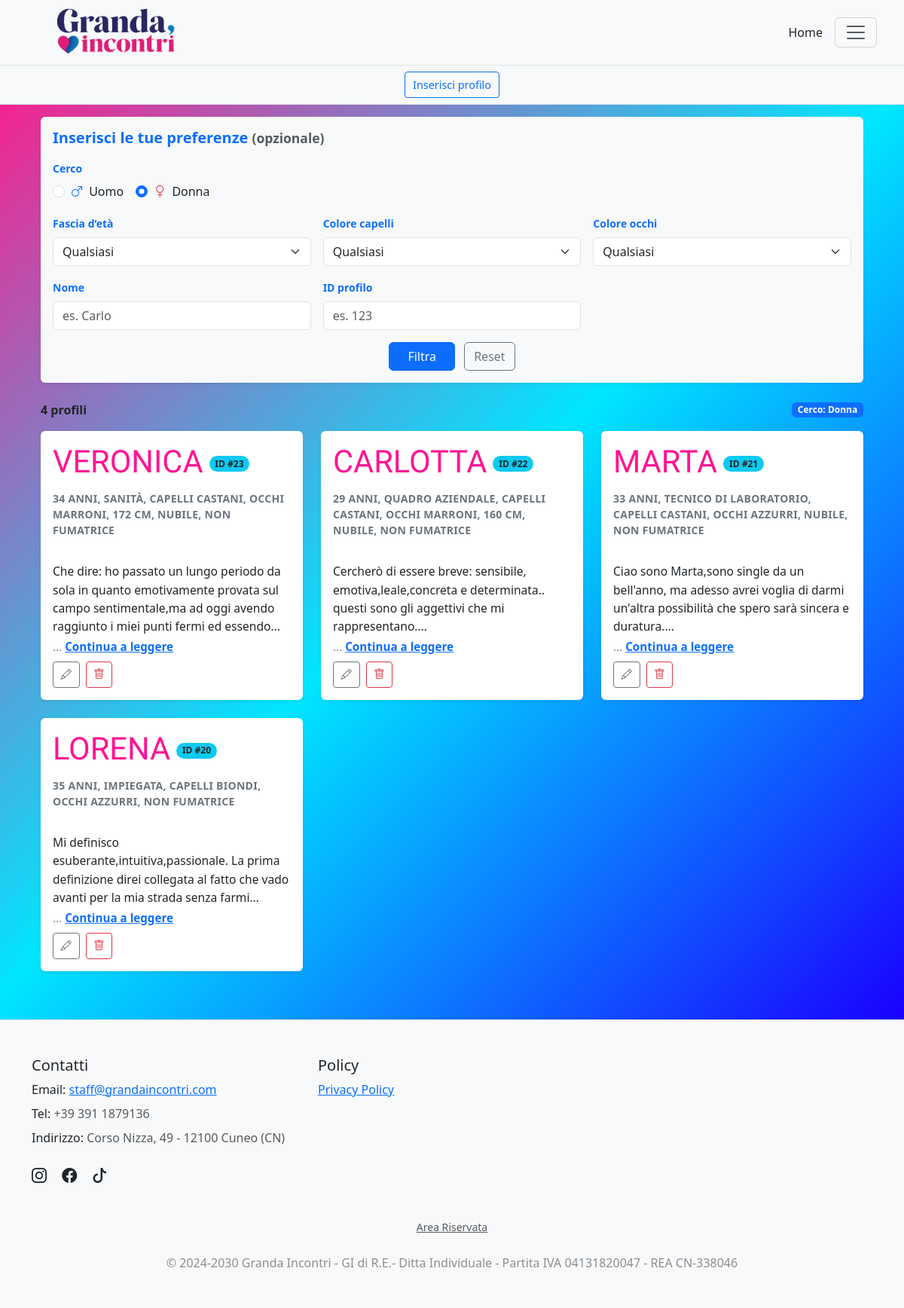
Page /annunci?gender=female (signed in) on the committed database.
### tables this page shows
CREATE TABLE "profiles" (
	"id"	INTEGER NOT NULL,
	"first_name"	TEXT NOT NULL,
	"last_name"	TEXT,
	"gender"	TEXT NOT NULL,
	"birth_year"	INTEGER,
	"city"	TEXT,
	"occupation"	TEXT,
	"eyes_color"	TEXT,
	"hair_color"	TEXT,
	"height_cm"	INTEGER,
	"smoker"	INTEGER,
	"bio"	TEXT NOT NULL,
	"is_active"	INTEGER NOT NULL,
	"created_at"	TEXT,
	"weight_kg"	INTEGER,
	"marital_status"	TEXT,
	PRIMARY KEY("id" AUTOINCREMENT)
);

### app.py (the view)
@app.route("/annunci")
def annunci():
    gender_in  = (request.args.get("gender") or "").strip().lower() or None
    age_range  = (request.args.get("age_range") or "").strip() or None
    hair_color = (request.args.get("hair_color") or "").strip().lower() or None
    eyes_color = (request.args.get("eyes_color") or "").strip().lower() or None
    name_q = None
    id_q = None
    if session.get("is_authenticated"):
        name_q = (request.args.get("name") or "").strip().lower() or None
        raw = (request.args.get("id") or "").strip()  # niente lower()
        id_q = int(raw) if raw.isdigit() else None
    gender = _norm_gender_val(gender_in)
    all_profiles = get_published_profiles_with_status()
    listObjProfiles = [
        p for p in all_profiles
        if _profile_matches_filters(p, gender, age_range, hair_color, eyes_color, name_q, id_q)
    ]
    def cap(val: str | None) -> str:
        s = (val or "").strip()
        return (s[:1].upper() + s[1:].lower()) if s else ""
    listObjProfiles = [
        {
            **p,
            "first_name": cap(p.get("first_name")),
            "last_name":  cap(p.get("last_name")),
        }
        for p in listObjProfiles
    ]
    profile_to_edit = None
    to_edit = False
    profile_id = request.args.get("profile_id")
    if profile_id and session.get("is_authenticated"):
        row = profiles_dao.get_profile_by_id(int(profile_id))
        if row is not None:
            d = {k: row[k] for k in row.keys()}
            profile_to_edit = SimpleNamespace(**d)
            to_edit = True
    return render_template(
        "annunci.html",
        listObjProfiles=listObjProfiles,
        profile_to_edit=profile_to_edit,
        to_edit=to_edit,
        current_year=datetime.date.today().year
    )

### app.py (called while the page is built)
def get_published_profiles_with_status():
    rows = profiles_dao.get_all_profiles()
    def is_published(val):
        if val is None:
            return True
        if isinstance(val, (int, bool)):
            return bool(val)
        return str(val).strip().lower() not in ("0", "false", "no", "n")
    list_profiles = []
    for r in rows:
        keys = r.keys() if hasattr(r, "keys") else r.keys()
        val = r["is_active"] if ("is_active" in keys) else None
        if is_published(val):
            profile = {k: r[k] for k in keys}
            profile["is_online"] = random.choice([True, False])
            list_profiles.append(profile)
    return list_profiles

@app.context_processor
def inject_current_user():
    class CurrentUserStub:
        def __init__(self, is_auth, role="admin"):
            self.is_authenticated = is_auth
            self.role = role
    return dict(current_user=CurrentUserStub(session.get("is_authenticated", False)))

def _norm_gender_val(val) -> str | None:
    v = (val or "").strip().lower()
    return _GENDER_MAP.get(v)

### profiles_dao.py (called while the page is built)
def _conn() -> sqlite3.Connection:
    conn = sqlite3.connect(DB_PATH)
    conn.row_factory = sqlite3.Row
    with closing(conn.cursor()) as cur:
        cur.execute("PRAGMA foreign_keys = ON;")
    return conn

def _rows_to_dicts(rows: Iterable[sqlite3.Row]) -> List[dict]:
    return [dict(r) for r in rows]

def get_all_profiles() -> List[Profile]:
    sql = """
        SELECT *
        FROM profiles
        ORDER BY
          CASE WHEN created_at IS NULL OR created_at = '' THEN 1 ELSE 0 END,
          created_at DESC,
          id DESC
    """
    with closing(_conn()) as conn, closing(conn.cursor()) as cur:
        cur.execute(sql)
        return _rows_to_dicts(cur.fetchall())  # type: ignore[return-value]

### templates/annunci.html (shortened to what this page needs)
{% extends "base.html" %}
{% block content %}
<div class="posts-wrapper">
  {% if current_user.is_authenticated %}
    <div class="d-flex bg-light border-bottom justify-content-center align-items-center py-2">
      <div class="d-flex flex-wrap justify-content-center gap-2">
        <button class="btn btn-outline-primary btn-sm" data-bs-toggle="modal" data-bs-target="#site-modal-profile">Inserisci profilo</button>
      </div>
    </div>
  {% endif %}
  <div class="container my-3 px-4">
    <div class="p-3 mb-4 bg-light rounded shadow-sm">
      <h5 class="text-primary fw-bold mb-3">Inserisci le tue preferenze <small class="text-muted">(opzionale)</small></h5>
      <form method="GET" action="{{ url_for('annunci') }}#first-result">
        <div class="row g-3">
          <div class="col-12">
            <label class="form-label small text-primary fw-bold">Cerco</label>
            <div class="d-flex gap-3">
              <div class="form-check">
                <input class="form-check-input" type="radio" name="gender" id="cercoUomo" value="male"
                       {% if request.args.get('gender','')|lower == 'male' %}checked{% endif %}>
                <label class="form-check-label" for="cercoUomo"><i class="bi bi-gender-male text-primary me-1"></i> Uomo</label>
              </div>
              <div class="form-check">
                <input class="form-check-input" type="radio" name="gender" id="cercoDonna" value="female"
                       {% if request.args.get('gender','')|lower == 'female' %}checked{% endif %}>
                <label class="form-check-label" for="cercoDonna"><i class="bi bi-gender-female text-danger me-1"></i> Donna</label>
              </div>
            </div>
          </div>
          <div class="col-md-4">
            <label class="form-label small text-primary fw-bold">Fascia d’età</label>
            {% set sel_age = request.args.get('age_range','') %}
            <select class="form-select" name="age_range">
              <option value=""        {% if sel_age == '' %}selected{% endif %}>Qualsiasi</option>
            </select>
          </div>
          <div class="col-md-4">
            <label class="form-label small text-primary fw-bold">Colore capelli</label>
            {% set sel_hair = request.args.get('hair_color','')|lower %}
            <select class="form-select" name="hair_color">
              <option value=""         {% if sel_hair == '' %}selected{% endif %}>Qualsiasi</option>
            </select>
          </div>
          <div class="col-md-4">
            <label class="form-label small text-primary fw-bold">Colore occhi</label>
            {% set sel_eyes = request.args.get('eyes_color','')|lower %}
            <select class="form-select" name="eyes_color">
              <option value=""          {% if sel_eyes == '' %}selected{% endif %}>Qualsiasi</option>
            </select>
          </div>
          {% if current_user.is_authenticated %}
            <div class="col-md-4">
              <label class="form-label small text-primary fw-bold">Nome</label>
              <input type="text" class="form-control" name="name"
                     value="{{ request.args.get('name','') }}"
                     placeholder="es. Carlo">
            </div>
            <div class="col-md-4">
              <label class="form-label small text-primary fw-bold">ID profilo</label>
              <input type="number" class="form-control"
                name="id" min="1" step="1" inputmode="numeric" pattern="\d*"
                value="{{ request.args.get('id','') }}" placeholder="es. 123">
            </div>
          {% endif %}
          <div class="col-12 text-center">
            <button type="submit" class="btn btn-primary px-4">Filtra</button>
            <a href="{{ url_for('annunci') }}#first-result" class="btn btn-outline-secondary ms-2">Reset</a>
          </div>
        </div>
      </form>
    </div>
    {% set n = listObjProfiles|length %}
    <div class="d-flex align-items-center mb-3 gap-2
                flex-column-reverse flex-md-row
                justify-content-center justify-content-md-between">
      <div class="fw-semibold mt-2 mt-md-0 text-center text-md-start w-100 w-md-auto">
        {{ n }} profil{{ 'o' if n==1 else 'i' }}
      </div>
      <div class="d-flex flex-wrap gap-2
                  justify-content-center justify-content-md-end w-100 w-md-auto">
        {% if request.args.get('gender') %}
          <span class="badge bg-primary">Cerco: {{ 'Uomo' if request.args.get('gender')=='male' else 'Donna' }}</span>
        {% endif %}
      </div>
    </div>
    {% if listObjProfiles %}
      <div class="row g-4" >
        {% for p in listObjProfiles %}
          {% set eta = (current_year - p['birth_year']) if p['birth_year'] else None %}
          {% set fuma = (p['smoker'] in [1, '1', true, 'true', 'on']) if p['smoker'] is not none else None %}
          {% set stato = (p['marital_status'] or '') %}
          {% if stato %}
            {% if stato|lower in ['celibe/nubile','single'] %}
              {% set stato_it = 'nubile' if p['gender'] == 'female' else 'celibe' %}
            {% elif stato|lower in ['sposato/a','married'] %}
              {% set stato_it = 'sposata' if p['gender'] == 'female' else 'sposato' %}
            {% elif stato|lower in ['separato/a','separated'] %}
              {% set stato_it = 'separata' if p['gender'] == 'female' else 'separato' %}
            {% elif stato|lower in ['divorziato/a','divorced'] %}
              {% set stato_it = 'divorziata' if p['gender'] == 'female' else 'divorziato' %}
            {% elif stato|lower in ['vedovo/a','widowed'] %}
              {% set stato_it = 'vedova' if p['gender'] == 'female' else 'vedovo' %}
            {% else %}
              {% set stato_it = stato %}
            {% endif %}
          {% else %}
            {% set stato_it = '' %}
          {% endif %}
         {% set parts = [] %}
          {% if eta %}{% set _ = parts.append(eta ~ ' anni') %}{% endif %}
          {% if p['occupation'] %}{% set _ = parts.append(p['occupation']) %}{% endif %}
          {% if p['hair_color'] %}{% set _ = parts.append('capelli ' ~ p['hair_color']) %}{% endif %}
          {% if p['eyes_color'] %}{% set _ = parts.append('occhi ' ~ p['eyes_color']) %}{% endif %}
          {% if p['height_cm'] %}{% set _ = parts.append(p['height_cm'] ~ ' cm') %}{% endif %}
          {% if p['weight_kg'] %}{% set _ = parts.append(p['weight_kg'] ~ ' kg') %}{% endif %}
          {% if stato_it %}{% set _ = parts.append(stato_it) %}{% endif %}
          {% if fuma is not none %}
            {% if p['gender'] == 'female' %}
              {% set _ = parts.append('fumatrice' if fuma else 'non fumatrice') %}
            {% else %}
              {% set _ = parts.append('fumatore' if fuma else 'non fumatore') %}
            {% endif %}
          {% endif %}
          <div class="col-12 col-sm-6 col-lg-4" {% if loop.first %}id="first-result"{% endif %}>
            <div class="card h-100 shadow-sm border-0">
              <div class="card-body d-flex flex-column">
                <div class="profile-header">
                  <div class="profile-name">
                    {% if current_user.is_authenticated %}
                      {{ (p['first_name'] ~ ' ' ~ (p['last_name'] or ''))|trim|upper }}
                    {% else %}
                      {{ p['first_name']|upper }}
                    {% endif %}
                  </div>
                  {% if current_user.is_authenticated and p['id'] %}
                    <span class="badge rounded-pill bg-info text-dark">ID #{{ p['id'] }}</span>
                  {% endif %}
                </div>
                <div class="text-uppercase text-secondary small profile-meta mb-2">
                  {{ parts|join(', ')|upper }}
                </div>
                {% set bio_text = (p['bio'] or '') %}
                <div class="bio-block flex-grow-1" data-lines="5">
                  <div class="small bio-textbox">
                    <div class="bio-text">
                      {{ (p['bio'] or '') | e }}
                    </div>
                  </div>
                  <div class="read-more-line d-none">
                    <span class="dots">...</span>
                    <button type="button" class="read-more" aria-expanded="false">Continua a leggere</button>
                  </div>
                </div>
                <div class="d-flex justify-content-between align-items-center mt-2 gap-2">
                  {% if current_user.is_authenticated %}
                    <div class="d-flex gap-2">
                      <a href="{{ url_for('annunci', profile_id=p['id']) }}" class="btn btn-outline-secondary btn-sm" title="Modifica">
                        <i class="bi bi-pencil"></i>
                      </a>
                      <form action="{{ url_for('create_or_update_profile') }}" method="POST" style="display:inline;">
                        <button type="submit" name="action" value="delete" class="btn btn-outline-danger btn-sm"
                                onclick="return confirm('Eliminare questo profilo?');" title="Elimina">
                          <i class="bi bi-trash"></i>
                        </button>
                      </form>
                    </div>
                  {% endif %}
                </div>
              </div>
            </div>
          </div>
        {% endfor %}
      </div>
    {% endif %}
  </div>
</div>
{% endblock %}

### static/css/style.css (style rules this page uses)
:root { --gi-deep: #1a1a40; --gi-berry: #5b0a2f; --gi-pink: #ff1493; }
.posts-wrapper { background: linear-gradient(135deg, #ff1a8c 0%, #00e6ff 50%, #1a00ff 100%); min-height: 100vh; margin: 0; padding: 0 0 3rem; }
.profile-name { font-family: "Yeseva One", serif; color: #ff1493; font-size: 2.6rem; line-height: 1.2; margin-bottom: .35rem; }
.profile-meta { font-weight: 700; letter-spacing: .02em; }
.profile-header { display: flex; align-items: center; gap: .5rem; flex-wrap: wrap; margin-bottom: .5rem; }
.card { display: flex; flex-direction: column; height: 100%; }
.card .card-body { flex: 1 1 auto; display: flex; flex-direction: column; font-size: 1rem; line-height: 1.5; }
.bio-block { display: flex; flex-direction: column; gap: .25rem; }
.bio-textbox { margin: 0; --lines: 5; --lh: 1.55; line-height: var(--lh); font-size: .975rem !important; }
.bio-text { display: -webkit-box; -webkit-box-orient: vertical; -webkit-line-clamp: var(--lines, 5); overflow: hidden; white-space: pre-line; min-height: calc(var(--lines) * 1lh); }
.read-more-line { font-size: .95rem !important; color: #6c757d; }
.read-more { background: none; border: 0; padding: 0; margin: 0; color: #0d6efd; font-weight: 600; cursor: pointer; text-decoration: underline; }
.card .btn { font-size: .95rem; padding: .5rem .9rem; }
.btn.btn-sm { font-size: .9rem; padding: .35rem .6rem; }

### rows in the picture
profiles: first_name+last_name "VERONICA", id "23", parts "34 ANNI, SANITÀ, CAPELLI CASTANI, OCCHI MARRONI, 172 CM, NUBILE, NON FUMATRICE", bio "Che dire: ho passato un lungo periodo da sola in quanto emotivamente provata sul campo sentimentale,ma ad oggi avendo raggiunto i miei punti fermi ed…"
profiles: first_name+last_name "CARLOTTA", id "22", parts "29 ANNI, QUADRO AZIENDALE, CAPELLI CASTANI, OCCHI MARRONI, 160 CM, NUBILE, NON FUMATRICE", bio "Cercherò di essere breve: sensibile, emotiva,leale,concreta e determinata.. questi sono gli aggettivi che mi…"
profiles: first_name+last_name "MARTA", id "21", parts "33 ANNI, TECNICO DI LABORATORIO, CAPELLI CASTANI, OCCHI AZZURRI, NUBILE, NON FUMATRICE", bio "Ciao sono Marta,sono single da un bell'anno, ma adesso avrei voglia di darmi un'altra possibilità che spero sarà sincera e…"
profiles: first_name+last_name "LORENA", id "20", parts "35 ANNI, IMPIEGATA, CAPELLI BIONDI, OCCHI AZZURRI, NON FUMATRICE", bio "Mi definisco esuberante,intuitiva,passionale. La prima definizione direi collegata al fatto che vado avanti per la mia strada senza…"

### other values in the picture
{{ n }} "4"
{{ 'o' if n==1 else 'i' }} "i"
{{ 'Uomo' if request.args.get('gender')=='male' else 'Donna' }} "Donna"
